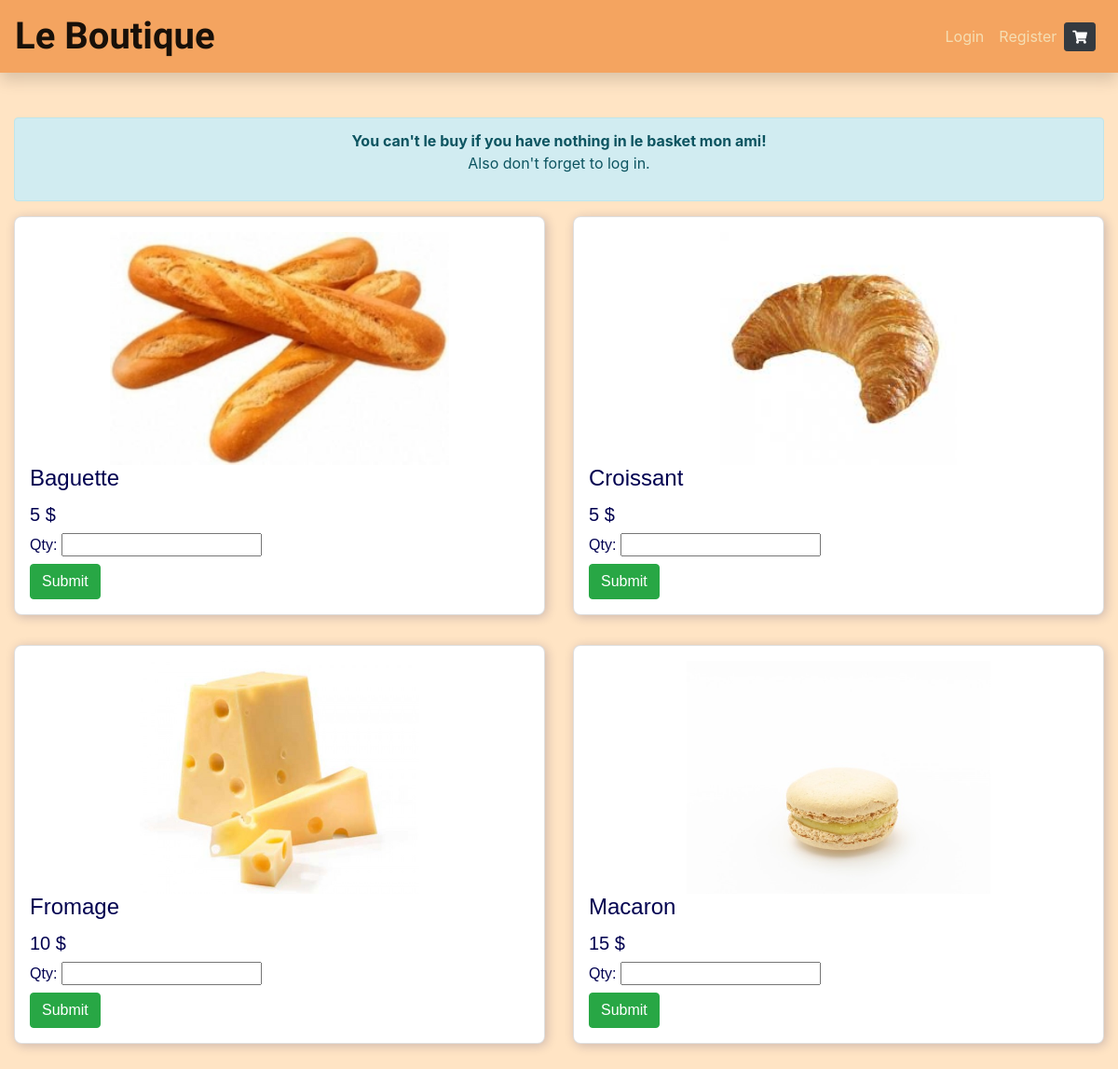
The page / on the database its author committed.
### tables this page shows
CREATE TABLE `products` (
  `id` int(11) NOT NULL,
  `product_name` varchar(256) NOT NULL,
  `price` int(11) NOT NULL,
  `quantity` int(11) NOT NULL,
  `product_image` varchar(256) NOT NULL
);

### includes/products_from_db.php (the view, shortened to what this page needs)
<?php
include 'database_connection.php';
$statement = $pdo->prepare("SELECT * FROM products ORDER BY id ASC");
$statement->execute();
$all_products = $statement->fetchAll(PDO::FETCH_ASSOC);
?>
  <div class="container-fluid my-5">
    <?php if(isset($_SESSION['amount'], $_SESSION['username'])): ?>
    <div class="card text-right">
        <form form="basket" action="views/checkout.php" method="POST">
            <button class="btn btn-success" type="submit" value="lay_order" name="lay_order">Send le order</button>
        </form>
    </div>
    <?php else : ?>
    <div class="alert alert-info text-center">
  <strong> You can't le buy if you have nothing in le basket mon ami!</strong>
  <p>Also don't forget to log in. </p>
  </div>
<?php endif; ?>
    <div class="row">
        <?php
            $i=0;
            foreach($all_products as $single_product): ?>
                <div class='col-md-6'>
                    <div class="card">
                        <img class="card-img-top" alt="Card image cap" src="images/<?=$single_product["product_image"]; ?>"/>
                        <h4 class="card-title"><?=$single_product["product_name"]; ?></h4>
                        <h5><?=$single_product['price']?> $</h5>
                        <form method="POST" id="basket" action="includes/addtocart.php">
                            <h6>Qty: <input name="amount" type="number" min=0 value="<?php $single_product['unit_price']?>"></h6>
                            <input type="submit" name="submit" class="btn btn-success"/>
                        </form>
                    </div>
                </div>
            <?$i++;
            if ($i % 2 == 0) {
            echo '</div><div class="row">';}?>
        <?php endforeach;?>
    </div>

### index.php (shortened to what this page needs)
<!DOCTYPE html>
<html lang="en">
<?php include ('includes/head.php'); ?>
<body>
 <?php
    include ('includes/navbar.php');
    include ('includes/products_from_db.php')?>
</body>
</html>

### includes/head.php (shortened to what this page needs)
<head>
    <link rel="stylesheet" href="https://use.fontawesome.com/releases/v5.4.1/css/all.css">
    <link rel="stylesheet" href="https://stackpath.bootstrapcdn.com/bootstrap/4.1.3/css/bootstrap.min.css">
    <link rel="stylesheet" media="all" type="text/css" href="css/style.css">
</head>

### includes/navbar.php (shortened to what this page needs)
<nav class="navbar navbar-expand-sm navbar-light sticky-top navbar-custom shadow py-1">
  <h1 class="navbar-brand m-auto">Le Boutique</h1>
    <button class="btn btn-sm align-middle btn-dark ml-auto mr-2 order-sm-last" type="button">
        <span class="fa fa-shopping-cart" aria-hidden="true"></span>
    </button>
  <div class="collapse navbar-collapse" order-first-md id="navbarToggler">
    <ul class="navbar-nav ml-auto mt-0 mt-lg-0">
        <?php
            if(!isset($_SESSION['username'])): ?>
                <li class="nav-item">
                    <a class="nav-link" href="views/login.php">Login</a>
                </li>
                <li class="nav-item">
                    <a class="nav-link" href="views/register.php">Register</a>
                </li>
        <?php endif; ?>
    </ul>
  </div>
</nav>

### css/style.css (style rules this page uses)
body { background-color: bisque; }
.navbar-brand { font-size: 2.5em; font-family: 'Charmonman', cursive, Cambria, Cochin, Georgia, Times, 'Times New Roman', serif; font-weight: bolder; }
.navbar-custom { background-color:sandybrown; }
.navbar-custom .navbar-nav .nav-link { color:wheat; }
.card { font-family: sans-serif; padding: 1rem; box-shadow: 2px 2px 12px 0 rgba(0, 0, 80, 0.2); color: rgba(0, 0, 80, 1); min-width: 50%; min-height: 0%; margin: 0 auto 2rem auto; border-radius: .5rem; text-align: left; background-color: white; }
img { width: 100%; height: 250px; object-fit: contain; }

### rows shown on the page
products: product_image (picture), product_name "Baguette", price "5"
products: product_image (picture), product_name "Croissant", price "5"
products: product_image (picture), product_name "Fromage", price "10"
products: product_image (picture), product_name "Macaron", price "15"
